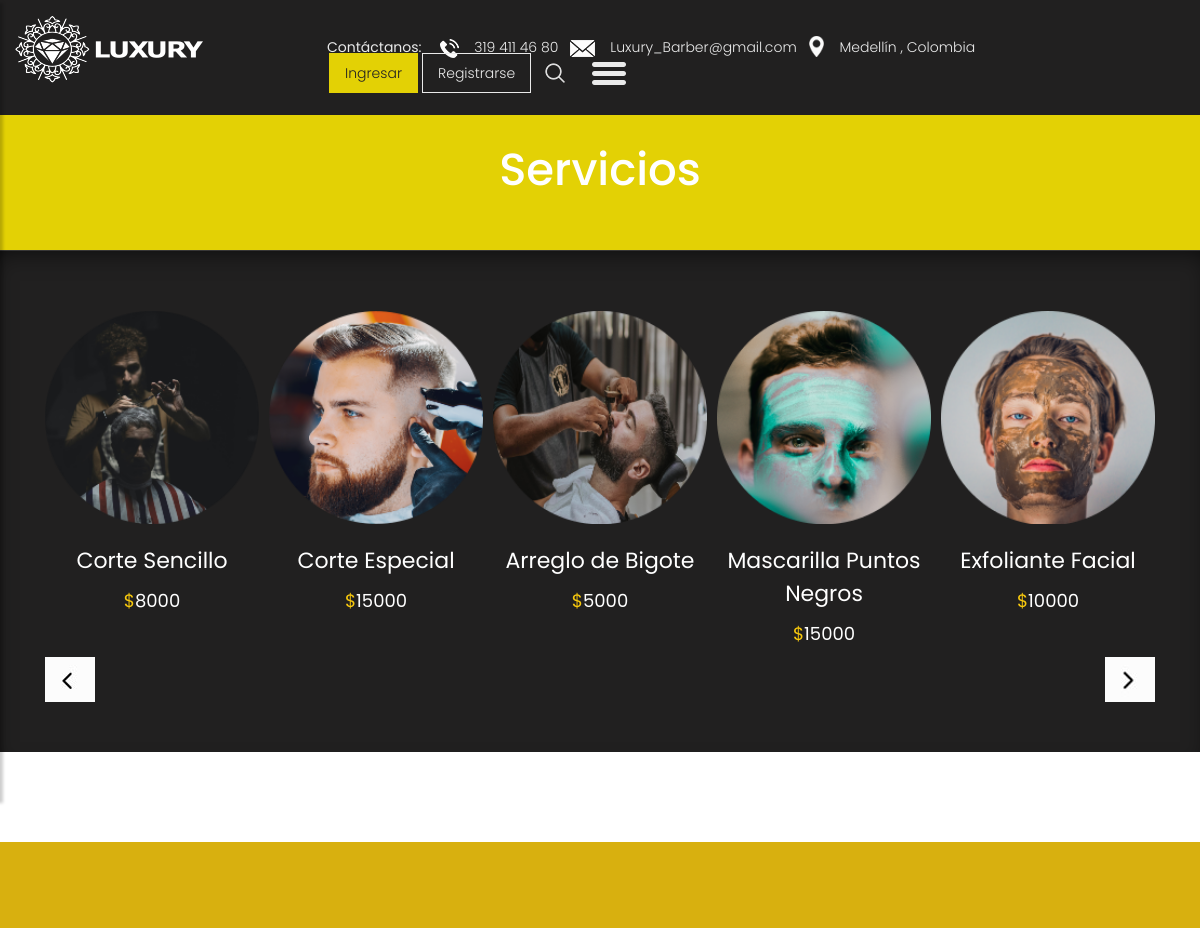
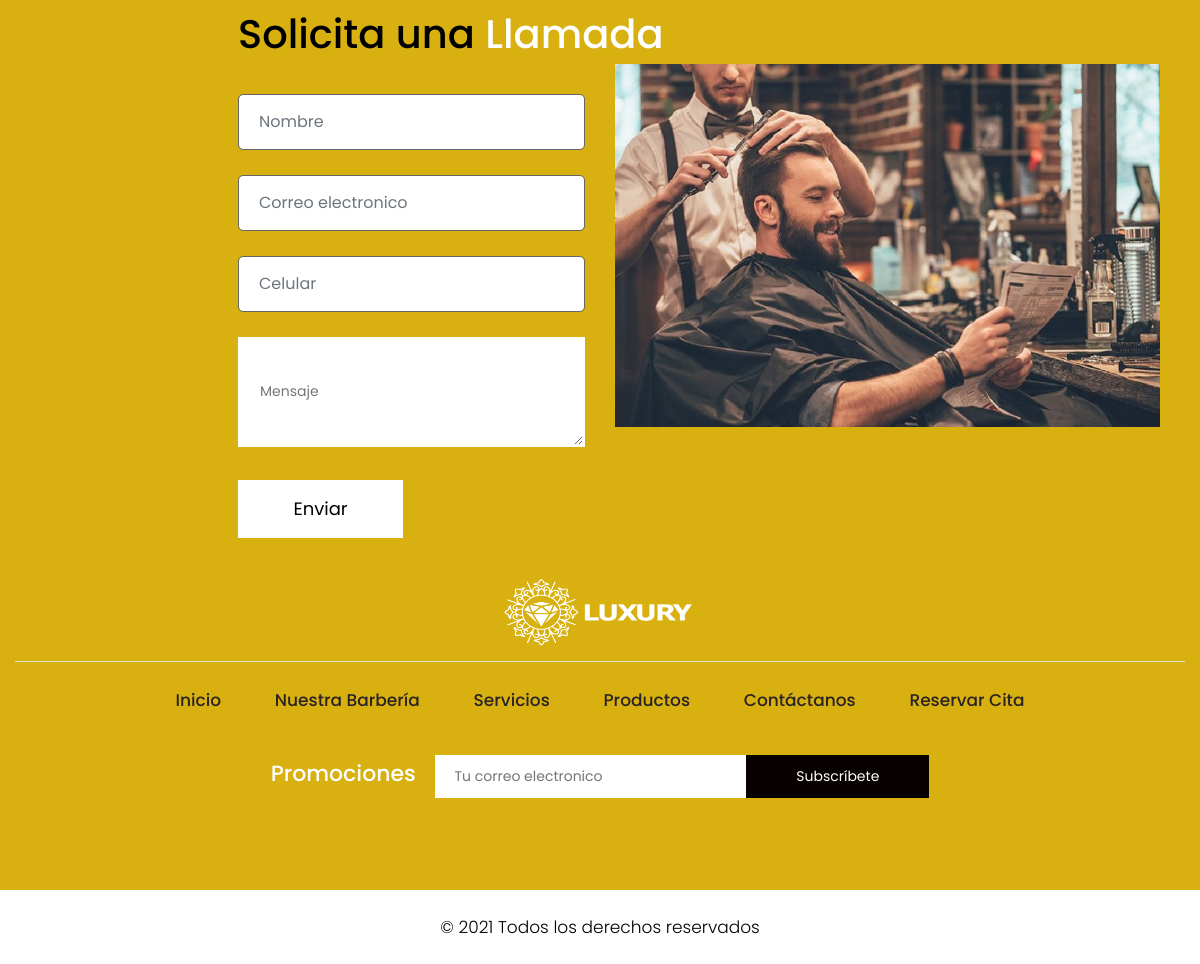
Screenshot of /barberia/servicios/ with the database file from the repository (2 pictures, top to bottom).
### barberia/models.py (models this page shows, shortened)
class Catalogo(models.Model):
    idCatalogo = models.AutoField(primary_key=True)
    TIPO_CHOISES = (
        ('0','Servicio'),
        ('1','Producto'),
    )
    tipo = models.CharField(max_length=1, null=False, blank=False, choices=TIPO_CHOISES, default='0')
    detalle = models.CharField(max_length=100, null=False, blank=False)
    valor = models.DecimalField(max_digits=10, decimal_places=0, null=False, blank=False)
    foto = models.ImageField('Foto', upload_to=get_upload_file_name)

### barberia/views.py (the view)
# urls.py: path('servicios/', views.servicios, name='servicios'),
def servicios(request):
    q = Catalogo.objects.all()
    contexto = {"dato": q}
    return render(request, "barberia/servicios.html", contexto)

### barberia/templates/barberia/servicios.html (shortened to what this page needs)
{% extends 'barberia/front.html' %}
{% load static %}
{% block contenedor %}
<div class="yellow_bg">
    <div class="container">
        <div class="row">
            <div class="col-md-12">
                <div class="title">
                    <h2>Servicios</h2>
                </div>
            </div>
        </div>
    </div>
</div>
<section class="resip_section">
    <div class="container">
        <div class="row">
            <div class="col-md-12">
                <div class="owl-carousel owl-theme">
                    {% for registro in dato %}
                    {% if registro.tipo == '0' %}
                    <div class="item">
                        <div class="product_blog_img">
                            <img src="{{ registro.foto.url }}" alt="{{ registro.detalle }}" />
                        </div>
                        <div class="product_blog_cont">
                            <h3>{{ registro.detalle }}</h3>
                            <h4><span class="theme_color">$</span>{{ registro.valor }}</h4>
                        </div>
                    </div>
                    {% endif %}
                    {% endfor %}
                </div>
            </div>
        </div>
    </div>
</section>
{% endblock %}

### barberia/templates/barberia/front.html (shortened to what this page needs)
{% load static %}
<!DOCTYPE html>
<html lang="es">
<head>
    <link rel="stylesheet" href="{% static 'barberia/css/bootstrap.min.css' %}">
    <link rel="stylesheet" href="{% static 'barberia/css/owl.carousel.min.css' %}">
    <link rel="stylesheet" href="{% static 'barberia/css/style.css' %}">
    <link rel="stylesheet" href="{% static 'barberia/css/responsive.css' %}">
    <link rel="stylesheet" type="text/css" href="{% static 'barberia/css/estilos.css' %}">
    <link rel="stylesheet" href="https://cdnjs.cloudflare.com/ajax/libs/font-awesome/4.7.0/css/font-awesome.min.css">
</head>
<body class="main-layout">
    <div class="wrapper">
        <div id="content">
            <header>
                <div class="container-fluid">
                    <div class="row">
                        <div class="col-md-3">
                            <div class="full">
                                <a class="logo" href="{% url 'barberia:index'%}"><img
                                        src="{% static 'barberia/images/logo.png' %}" alt="#" /></a>
                            </div>
                        </div>
                        <div class="col-md-9">
                            <div class="full">
                                <div class="right_header_info">
                                    <ul>
                                        <li class="dinone">Contáctanos: <img
                                                style="margin-right: 15px;margin-left: 15px;"
                                                src="{% static 'barberia/images/phone_icon.png' %}" alt="#"><a
                                                href="#">319 411 46 80</a></li>
                                        <li class="dinone"><img style="margin-right: 15px;"
                                                src="{% static 'barberia/images/mail_icon.png' %}" alt="#"><a
                                                href="#">Luxury_Barber@gmail.com</a></li>
                                        <li class="dinone"><img
                                                style="margin-right: 15px;height: 21px;position: relative;top: -2px;"
                                                src="{% static 'barberia/images/location_icon.png' %}" alt="#"><a
                                                href="#">Medellín , Colombia</a></li>
                                        {% if not request.session.login %}
                                        <li class="button_user"><a class="button active" data-toggle="modal"
                                                data-target="#ModalLogin" href="#">Ingresar</a><a class="button"
                                                data-toggle="modal" data-target="#ModalRegister"
                                                href="#">Registrarse</a></li>
                                        {% else %}
                                        <li class="button_user"><a class="button active"
                                                href="{% url 'barberia:logout'%}">Cerrar Sesión</a></li>
                                        {% endif %}
                                        <li><img style="margin-right: 15px;"
                                                src="{% static 'barberia/images/search_icon.png' %}" alt="#"></li>
                                        <li>
                                            <button type="button" id="sidebarCollapse">
                                                <img src="{% static 'barberia/images/menu_icon.png' %}" alt="#">
                                            </button>
                                        </li>
                                    </ul>
                                </div>
                            </div>
                        </div>
                    </div>
                </div>
            </header>
            {% block contenedor %} ... {% endblock %}
        </div>
        <footer>
            <div class="footer">
                <div class="container-fluid">
                    <div class="row">
                        <div class=" col-md-12">
                            <h2>Solicita una<strong class="white"> Llamada</strong></h2>
                        </div>
                        <div class="col-xl-6 col-lg-6 col-md-6 col-sm-12">
                            <form class="main_form">
                                <div class="row">
                                    <div class="col-xl-12 col-lg-12 col-md-12 col-sm-12">
                                        <input class="form-control" placeholder="Nombre" type="text" name="Name">
                                    </div>
                                    <div class="col-xl-12 col-lg-12 col-md-12 col-sm-12">
                                        <input class="form-control" placeholder="Correo electronico" type="text"
                                            name="Email">
                                    </div>
                                    <div class="col-xl-12 col-lg-12 col-md-12 col-sm-12">
                                        <input class="form-control" placeholder="Celular" type="text" name="Phone">
                                    </div>
                                    <div class="col-xl-12 col-lg-12 col-md-12 col-sm-12">
                                        <textarea class="textarea" placeholder="Mensaje" type="text"
                                            name="Message"></textarea>
                                    </div>
                                    <div class="col-xl-12 col-lg-12 col-md-12 col-sm-12">
                                        <button class="send">Enviar</button>
                                    </div>
                                </div>
                            </form>
                        </div>
                        <div class="col-xl-6 col-lg-6 col-md-6 col-sm-12">
                            <div class="img-box">
                                <figure><img src="{% static 'barberia/images/contacto.jpg' %}" alt="img" /></figure>
                            </div>
                        </div>
                    </div>
                    <div class="row">
                        <div class="col-md-12">
                            <div class="footer_logo">
                                <a href="{% url 'barberia:index'%}"><img src="{% static 'barberia/images/logo.png' %}"
                                        alt="logo" /></a>
                            </div>
                        </div>
                        <div class="col-md-12">
                            <ul class="lik">
                                <li> <a href="{% url 'barberia:index'%}">Inicio</a></li>
                                <li> <a href="{% url 'barberia:nosotros'%}">Nuestra Barbería</a></li>
                                <li> <a href="{% url 'barberia:servicios'%}">Servicios</a></li>
                                <li> <a href="{% url 'barberia:productos'%}">Productos</a></li>
                                <li> <a href="{% url 'barberia:contacto'%}">Contáctanos</a></li>
                                <li> <a href="{% url 'barberia:reservar'%}">Reservar Cita</a></li>
                            </ul>
                        </div>
                        <div class="col-md-12">
                            <div class="new">
                                <h3>Promociones</h3>
                                <form class="newtetter">
                                    <input class="tetter" placeholder="Tu correo electronico" type="text"
                                        name="Your email">
                                    <button class="submit">Subscríbete</button>
                                </form>
                            </div>
                        </div>
                    </div>
                </div>
                <div class="copyright">
                    <div class="container">
                        <p>© 2021 Todos los derechos reservados</p>
                    </div>
                </div>
            </div>
        </footer>
    </div>
</body>
</html>

### barberia/static/barberia/css/responsive.css (style rules this page uses)
@media (min-width: 1200px) and (max-width: 1500px) { .right_header_info ul li { font-size: 14px; margin-left: 12px; } }

### barberia/static/barberia/css/estilos.css (style rules this page uses)
p { font-size: medium; color: #c0c0c0; }

### rows the page displays
Catalogo: foto (picture), detalle "Corte Sencillo", valor "8000"
Catalogo: foto (picture), detalle "Corte Especial", valor "15000"
Catalogo: foto (picture), detalle "Arreglo de Bigote", valor "5000"
Catalogo: foto (picture), detalle "Mascarilla Puntos Negros", valor "15000"
Catalogo: foto (picture), detalle "Exfoliante Facial", valor "10000"
